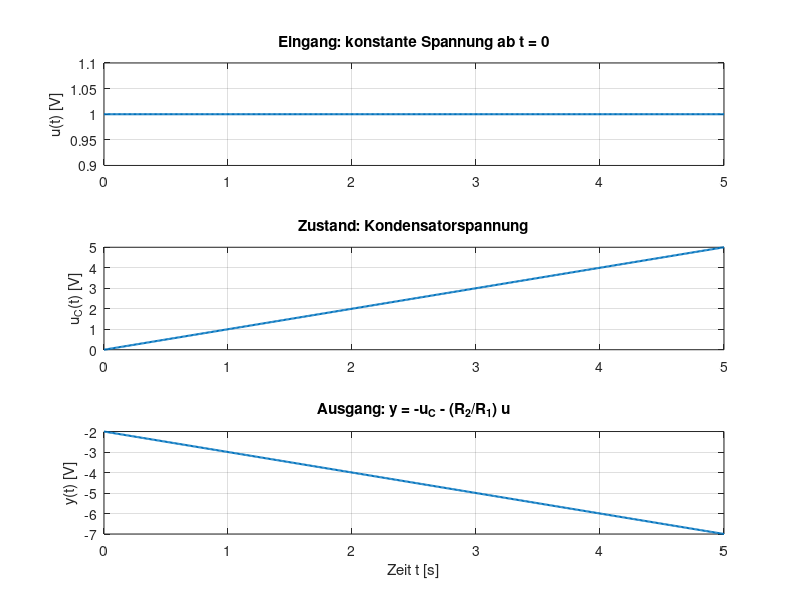

This figure's MATLAB source:
% Aufgabe 1.3: Idealer invertierender PI-Regler
% Beispiel: u(t) = U0 fuer t >= 0; uC(0) = uC0.
% Die Zahlenwerte sind frei gewaehlt, nicht im Skriptum vorgegeben.

%% 1. Bauteile und Anfangswert
R1 = 10e3;       % Ohm: 10 kOhm
R2 = 20e3;       % Ohm: 20 kOhm
C = 100e-6;      % Farad: 100 Mikrofarad
uC0 = 0;         % Volt: Kondensatorspannung zum Start
U0 = 1;          % Volt: konstante Eingangsspannung ab t = 0

%% 2. Zeitpunkte und Eingangsspannung
t = linspace(0, 5, 501);   % 501 Zeitpunkte von 0 bis 5 Sekunden
u = U0 * ones(size(t));    % An jedem Zeitpunkt dieselbe Spannung U0

%% 3. Gleichungen aus der Herleitung
% Zustandsgleichung: duC/dt = u/(R1*C)
% Fuer konstantes u = U0 ist die Steigung konstant.
% Integration mit uC(0) = uC0 ergibt:
uC = uC0 + (U0 / (R1 * C)) * t;

% Ausgangsgleichung: y = -uC - (R2/R1)*u
y = -uC - (R2 / R1) * u;

%% 4. Spannungsverlaeufe zeichnen
figure;

subplot(3, 1, 1);
plot(t, u, 'LineWidth', 1.5);
grid on;
ylabel('u(t) [V]');
title('Eingang: konstante Spannung ab t = 0');

subplot(3, 1, 2);
plot(t, uC, 'LineWidth', 1.5);
grid on;
ylabel('u_C(t) [V]');
title('Zustand: Kondensatorspannung');

subplot(3, 1, 3);
plot(t, y, 'LineWidth', 1.5);
grid on;
xlabel('Zeit t [s]');
ylabel('y(t) [V]');
title('Ausgang: y = -u_C - (R_2/R_1) u');
